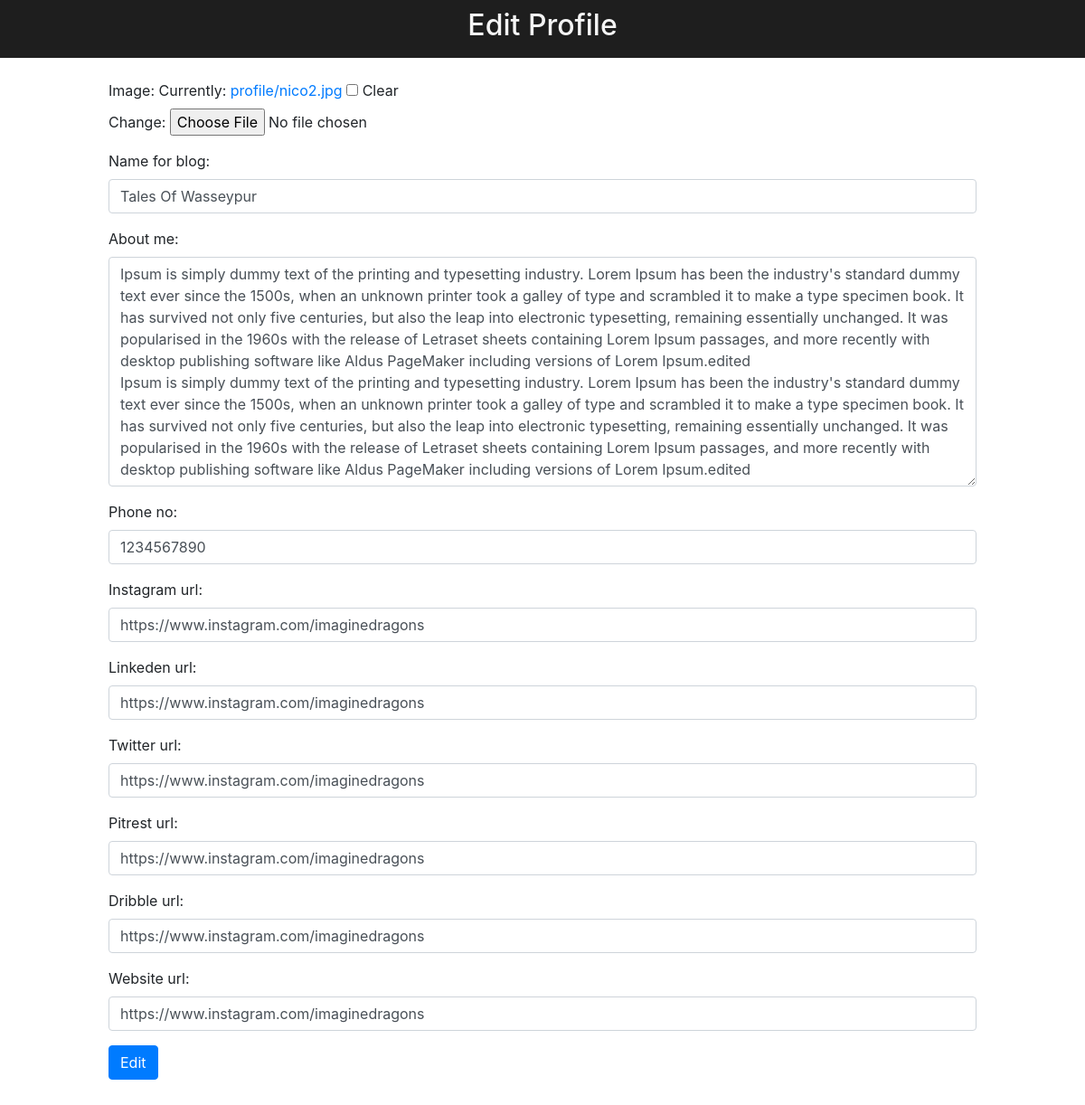
/edit/profile/2 (signed in), run on the app's committed database.
### theblog/models.py (models this page shows, shortened)
class Profile(models.Model):
    user = models.OneToOneField(get_user_model(), on_delete=models.CASCADE)
    image = models.ImageField(null=True, blank=True, upload_to="profile/")
    name_for_blog = models.CharField(
        max_length=150, default="Tales Of Wasseypur")
    about_me = models.TextField()
    phone_no = models.CharField(max_length=10)
    instagram_url = models.URLField(default="", blank=True, null=True)
    linkeden_url = models.URLField(default="", blank=True, null=True)
    twitter_url = models.URLField(default="", blank=True, null=True)
    pitrest_url = models.URLField(default="", blank=True, null=True)
    dribble_url = models.URLField(default="", blank=True, null=True)
    website_url = models.URLField(default="", blank=True, null=True)
    github_url = models.URLField(default="", blank=True, null=True)

### theblog/views.py (the view)
# urls.py: path('edit/profile/<int:pk>', EditProfileView.as_view(), name="edit-profile"),
class EditProfileView(UpdateView):
    model = Profile
    form_class = ProfileForm
    template_name = 'edit_profile.html'

### theblog/forms.py
class ProfileForm(forms.ModelForm):
    class Meta:
        model = Profile
        fields = ('user', 'image', 'name_for_blog', 'about_me', 'phone_no', 'instagram_url',
                  'linkeden_url', 'twitter_url', 'pitrest_url', 'dribble_url', 'website_url')
        widgets = {
            'user': forms.TextInput(attrs={'value': ' ', 'id': 'user-box', 'type': 'hidden', 'class': 'form-control'}),
            'name_for_blog': forms.TextInput(attrs={'class': 'form-control'}),
            'about_me': forms.Textarea(attrs={'row': 4, 'class': 'form-control'}),
            'phone_no': forms.TextInput(attrs={'class': 'form-control'}),
            'instagram_url': forms.URLInput(attrs={'class': 'form-control'}),
            'linkeden_url': forms.URLInput(attrs={'class': 'form-control'}),
            'twitter_url': forms.URLInput(attrs={'class': 'form-control'}),
            'pitrest_url': forms.URLInput(attrs={'class': 'form-control'}),
            'dribble_url': forms.URLInput(attrs={'class': 'form-control'}),
            'website_url': forms.URLInput(attrs={'class': 'form-control'})
        }

### theblog/templates/edit_profile.html (shortened to what this page needs)
<!DOCTYPE html>
<html lang="en">
<head>
    <link rel="stylesheet" href="https://maxcdn.bootstrapcdn.com/bootstrap/4.0.0/css/bootstrap.min.css">
</head>
<body>
    <header>
        <h2>Edit Profile</h2>
    </header>
    {% if request.user.is_superuser%}
    <div style="padding:2% 10%;">
        <div class="form-group">
            <form method="post" enctype="multipart/form-data">
                {{form.as_p}}
                <button class="btn btn-primary" >Edit</button>
            </form>
        </div>
    </div>
    {%else%}
            <p>Link is Broken</p>
    {%endif%}
</body>
</html>

### theblog/templates/edit_profile.html (style rules this page uses)
header { background-color: #1e1e1e; color: #f5f5f5; padding:9px; text-align: center; }

### data on the page
Profile: name_for_blog "Tales Of Wasseypur", about_me "Ipsum is simply dummy text of the printing and typesetting industry. Lorem Ipsum has been the industry's standard dummy text ever since the 1500s, when an unknown printer took a galley of type and scrambled it to make a type specimen book. It has survived not only five centuries, but also the leap into electronic typesetting, remaining essentially unchanged. It was popularised in the 1960s with the release of Letraset sheets containing Lorem Ipsum passages, and more recently with desktop publishing software like Aldus PageMaker including versions of Lorem Ipsum.edited Ipsum is simply dummy text of the printing and typesetting industry. Lorem Ipsum has been the industry's standard dummy text…", phone_no "1234567890", instagram_url "https://www.instagram.com/imaginedragons", linkeden_url "https://www.instagram.com/imaginedragons", twitter_url "https://www.instagram.com/imaginedragons", pitrest_url "https://www.instagram.com/imaginedragons", dribble_url "https://www.instagram.com/imaginedragons", website_url "https://www.instagram.com/imaginedragons"
